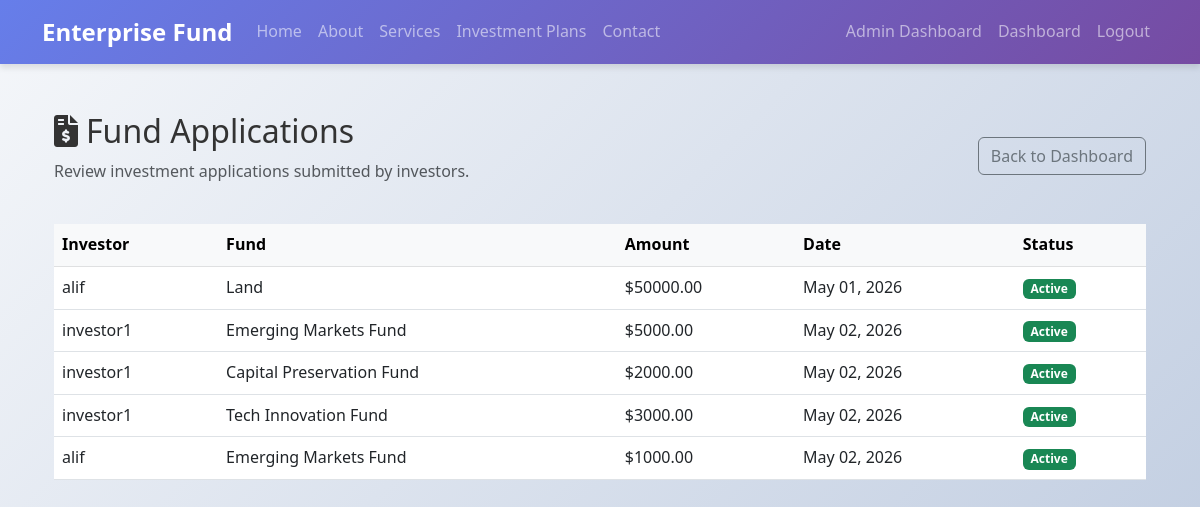
/accounts/admin/fund-applications/ (signed in), run on an earlier commit of the app's database.
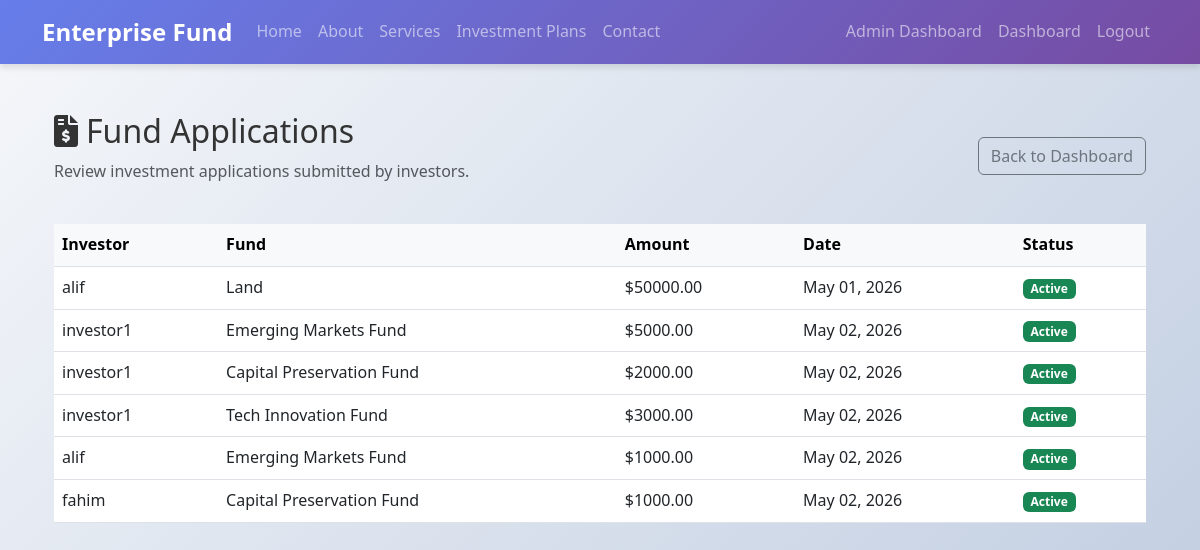
And on a later commit of the database.
### accounts/models.py (models this page shows, shortened)
class Investment(models.Model):
    STATUS_PENDING = 'pending'
    STATUS_ACTIVE = 'active'
    STATUS_FAILED = 'failed'
    STATUS_CHOICES = [
        (STATUS_PENDING, 'Pending'),
        (STATUS_ACTIVE, 'Active'),
        (STATUS_FAILED, 'Failed'),
    ]
    investor = models.ForeignKey(
        CustomUser,
        on_delete=models.CASCADE,
        related_name='investments'
    )
    fund = models.ForeignKey(
        Fund,
        on_delete=models.CASCADE,
        related_name='investments'
    )
    amount = models.DecimalField(max_digits=15, decimal_places=2)
    invested_date = models.DateTimeField(auto_now_add=True)
    status = models.CharField(
        max_length=20,
        choices=STATUS_CHOICES,
        default=STATUS_PENDING
    )
    transaction_id = models.CharField(
        max_length=100,
        unique=True,
        null=True,
        blank=True
    )
    payment_method = models.CharField(
        max_length=50,
        null=True,
        blank=True
    )  # e.g. sslcommerz, bkash, nagad
    paid_at = models.DateTimeField(
        null=True,
        blank=True
    )
    created_at = models.DateTimeField(auto_now_add=True)
    updated_at = models.DateTimeField(auto_now=True)

class CustomUser(AbstractUser):
    ROLE_CHOICES = [
        ('viewer', 'Viewer'),
        ('investor', 'Investor'),
        ('admin', 'Admin'),
    ]
    role = models.CharField(max_length=10, choices=ROLE_CHOICES, default='viewer')
    email_verified = models.BooleanField(default=False)

class Fund(models.Model):
    STATUS_ACTIVE = 'active'
    STATUS_INACTIVE = 'inactive'
    STATUS_CHOICES = [
        (STATUS_ACTIVE, 'Active'),
        (STATUS_INACTIVE, 'Inactive'),
    ]
    name = models.CharField(max_length=255)
    description = models.TextField()
    minimum_investment = models.DecimalField(max_digits=10, decimal_places=2)
    expected_return = models.CharField(max_length=100)
    duration = models.CharField(max_length=100)
    total_capacity = models.DecimalField(max_digits=15, decimal_places=2)
    invested_amount = models.DecimalField(max_digits=15, decimal_places=2, default=0)
    status = models.CharField(max_length=50, choices=STATUS_CHOICES, default=STATUS_ACTIVE)
    created_at = models.DateTimeField(auto_now_add=True)

### accounts/views.py (the view)
# urls.py: path('admin/fund-applications/', views.admin_fund_applications, name='admin_fund_applications'),
@login_required
def admin_fund_applications(request):
    if request.user.role != 'admin':
        return HttpResponseForbidden('Access denied')
    applications = Investment.objects.all()
    return render(request, 'accounts/admin_fund_applications.html', {'applications': applications})

### templates/accounts/admin_fund_applications.html (shortened to what this page needs)
{% extends 'base.html' %}
{% block content %}
<div class="container my-5">
    <div class="d-flex justify-content-between align-items-center mb-4">
        <div>
            <h2><i class="fas fa-file-invoice-dollar me-2"></i>Fund Applications</h2>
            <p class="text-muted">Review investment applications submitted by investors.</p>
        </div>
        <a href="{% url 'accounts:admin_dashboard' %}" class="btn btn-outline-secondary">Back to Dashboard</a>
    </div>
    <div class="table-responsive">
        <table class="table table-hover align-middle">
            <thead class="table-light">
                <tr>
                    <th>Investor</th>
                    <th>Fund</th>
                    <th>Amount</th>
                    <th>Date</th>
                    <th>Status</th>
                </tr>
            </thead>
            <tbody>
                {% for application in applications %}
                    <tr>
                        <td>{{ application.investor.username }}</td>
                        <td>{{ application.fund.name }}</td>
                        <td>${{ application.amount }}</td>
                        <td>{{ application.invested_date|date:'M d, Y' }}</td>
                        <td><span class="badge bg-success">{{ application.status|capfirst }}</span></td>
                    </tr>
                {% empty %}
                    <tr>
                        <td colspan="5" class="text-center">No fund applications have been submitted yet.</td>
                    </tr>
                {% endfor %}
            </tbody>
        </table>
    </div>
</div>
{% endblock %}

What changed in the data, as far as the page shows it:
added Investment: investor.username "fahim", fund.name "Capital Preservation Fund", amount "1000.00", invested_date "May 02, 2026", status "Active"
